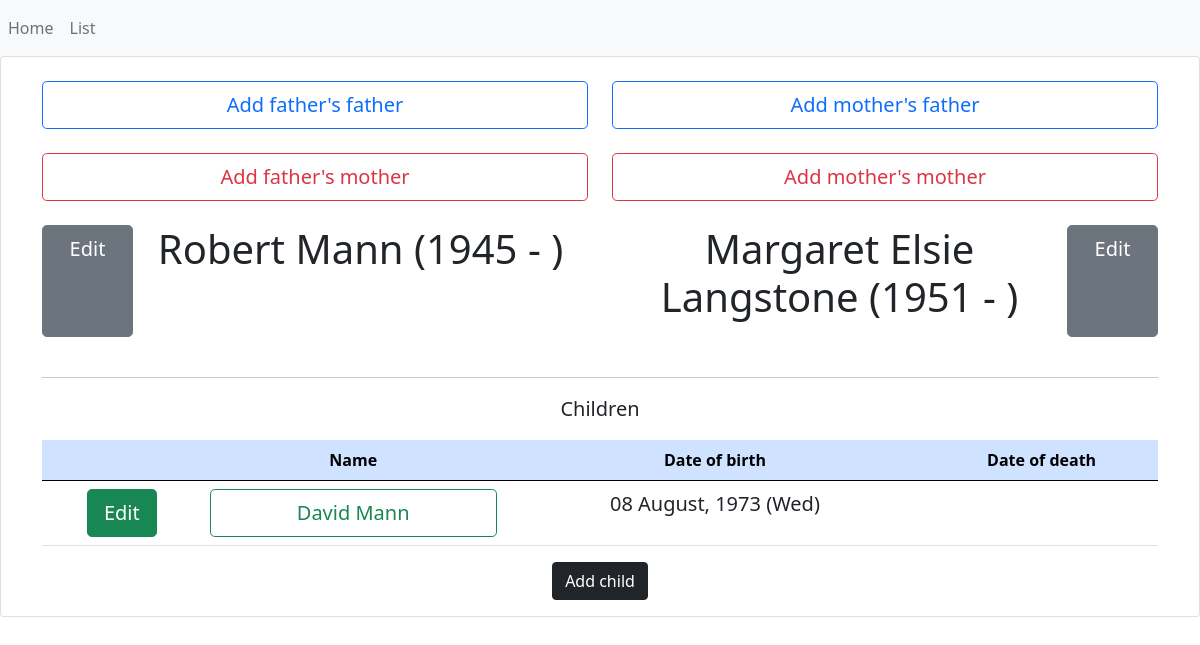
/family/2, run on the app's committed database.
### genealogy/models.py (models this page shows, shortened)
class Individual(db.Model):
    __tablename__ = "individual"
    id = db.Column(db.Integer, primary_key=True)
    forenames = db.Column(db.Text)
    surname = db.Column(db.Text)
    fullname = db.Column(db.Text)
    gender = db.Column(db.Text)
    dob = db.Column(db.Date)
    dod = db.Column(db.Date)
    age = db.Column(db.Integer)
    parents = db.relationship("Parents", secondary=FamilyLink.__table__)

### genealogy/individual/views.py (the view, shortened to what this page needs)
@app.route("/family/<parentsid>", methods=["GET", "POST"])
def show_family(parentsid):
    form = FamilyView()
    children = db.session.query(Individual) \
        .join(FamilyLink) \
        .filter(FamilyLink.parents_id == parentsid) \
        .filter(FamilyLink.individual_id == Individual.id)
    try:
        father = Individual.query.get(Parents.query.get(parentsid).father_id)
    except:
        father = None
    try:
        mother = Individual.query.get(Parents.query.get(parentsid).mother_id)
    except:
        mother = None
    try:
        patgrandfather = Individual.query.get(
            Individual.query.get(Parents.query.get(parentsid).father_id).parents[0].father_id)
    except:
        patgrandfather = None
    try:
        patgrandmother = Individual.query.get(
            Individual.query.get(Parents.query.get(parentsid).father_id).parents[0].mother_id)
    except:
        patgrandmother = None
    try:
        matgrandfather = Individual.query.get(
            Individual.query.get(Parents.query.get(parentsid).mother_id).parents[0].father_id)
    except:
        matgrandfather = None
    try:
        matgrandmother = Individual.query.get(
            Individual.query.get(Parents.query.get(parentsid).mother_id).parents[0].mother_id)
    except:
        matgrandmother = None
    return render_template("home.html", form=form, father=father, mother=mother, children=children,
                           patgrandfather=patgrandfather, patgrandmother=patgrandmother, matgrandfather=matgrandfather,
                           matgrandmother=matgrandmother)

### app.py (called while the page is built)
@app.template_filter()
def datedisplay(value, format='%d %B, %Y (%a)'):
    if value is None:
        return None
    return value.strftime(format)

### genealogy/individual/templates/home.html (shortened to what this page needs)
{% extends "base.html" %}
{% block content %}
<div class=class="container-fluid">
    <div class="card">
        <div class="card-deck mb-3 text-center">
            <form method="POST" class="col-md-12">
                <br>
                <div class="container">
                    <div class="row">
                        <div class="col-6 d-flex">
                            {% if patgrandfather %}
                            <a class="btn btn-primary btn-lg col-2" href="{{ url_for( 'edit', id=patgrandfather.id ) }}"
                               role="button">Edit</a>
                            <button type="submit" class="btn btn-outline-primary col-10 btn-lg"
                                    name="patgrandfatherfocus" value="focus">{% if patgrandfather.dob and patgrandfather.dod %}
                                {{ patgrandfather.fullname }} ({{ moment(patgrandfather.dob).format('YYYY') }} - {{ moment(patgrandfather.dod).format('YYYY') }})
                                {% elif patgrandfather.dob and patgrandfather.dod is none %}
                                {{ patgrandfather.fullname }} ({{ moment(patgrandfather.dob).format('YYYY') }} - )
                                {% elif patgrandfather.dob is none and patgrandfather.dod %}
                                {{ patgrandfather.fullname }} ( - {{ moment(patgrandfather.dod).format('YYYY') }})
                                {% elif patgrandfather.dob is none and patgrandfather.dod is none %}
                                {{ patgrandfather.fullname }} (    -    ){% endif %}</button>
                            {% elif father %}
                            <button type="button" class="btn btn-outline-primary col-12 btn-lg" data-bs-toggle="modal"
                                    data-bs-target="#addpatGrandfather">
                                Add father's father
                            </button>
                            {% endif %}
                        </div>
                        <div class="col-6 d-flex">
                            {% if matgrandfather %}
                            <button type="submit" class="btn btn-outline-primary col-10 btn-lg"
                                    name="matgrandfatherfocus" value="focus">{% if matgrandfather.dob and matgrandfather.dod %}
                                {{ matgrandfather.fullname }} ({{ moment(matgrandfather.dob).format('YYYY') }} - {{ moment(matgrandfather.dod).format('YYYY') }})
                                {% elif matgrandfather.dob and matgrandfather.dod is none %}
                                {{ matgrandfather.fullname }} ({{ moment(matgrandfather.dob).format('YYYY') }} - )
                                {% elif matgrandfather.dob is none and matgrandfather.dod %}
                                {{ matgrandfather.fullname }} ( - {{ moment(matgrandfather.dod).format('YYYY') }})
                                {% elif matgrandfather.dob is none and matgrandfather.dod is none %}
                                {{ matgrandfather.fullname }} (    -    ){% endif %}</button>
                            <a class="btn btn-primary btn-lg col-2" href="{{ url_for( 'edit', id=matgrandfather.id ) }}"
                               role="button">Edit</a>
                            {% elif mother %}
                            <button type="button" class="btn btn-outline-primary col-12 btn-lg" data-bs-toggle="modal"
                                    data-bs-target="#addmatGrandfather">
                                Add mother's father
                            </button>
                            {% endif %}
                        </div>
                    </div>
                    <br>
                    <div class="row">
                        <div class="col d-flex">
                            {% if patgrandmother %}
                            <a class="btn btn-danger btn-lg col-2" href="{{ url_for( 'edit', id=patgrandmother.id ) }}"
                               role="button">Edit</a>
                            <button type="submit" class="btn btn-outline-danger col-10 btn-lg"
                                    name="patgrandmotherfocus" value="focus">{% if patgrandmother.dob and patgrandmother.dod %}
                                {{ patgrandmother.fullname }} ({{ moment(patgrandmother.dob).format('YYYY') }} - {{ moment(patgrandmother.dod).format('YYYY') }})
                                {% elif patgrandmother.dob and patgrandmother.dod is none %}
                                {{ patgrandmother.fullname }} ({{ moment(patgrandmother.dob).format('YYYY') }} - )
                                {% elif patgrandmother.dob is none and patgrandmother.dod %}
                                {{ patgrandmother.fullname }} ( - {{ moment(patgrandmother.dod).format('YYYY') }})
                                {% elif patgrandmother.dob is none and patgrandmother.dod is none %}
                                {{ patgrandmother.fullname }} (    -    ){% endif %}</button>
                            {% elif father %}
                            <button type="button" class="btn btn-outline-danger col-12 btn-lg" data-bs-toggle="modal"
                                    data-bs-target="#addpatGrandmother">
                                Add father's mother
                            </button>
                            {% endif %}
                        </div>
                        <div class="col d-flex">
                            {% if matgrandmother %}
                            <button type="submit" class="btn btn-outline-danger col-10 btn-lg"
                                    name="matgrandmotherfocus" value="focus">{% if matgrandmother.dob and matgrandmother.dod %}
                                {{ matgrandmother.fullname }} ({{ moment(matgrandmother.dob).format('YYYY') }} - {{ moment(matgrandmother.dod).format('YYYY') }})
                                {% elif matgrandmother.dob and matgrandmother.dod is none %}
                                {{ matgrandmother.fullname }} ({{ moment(matgrandmother.dob).format('YYYY') }} - )
                                {% elif matgrandmother.dob is none and matgrandmother.dod %}
                                {{ matgrandmother.fullname }} ( - {{ moment(matgrandmother.dod).format('YYYY') }})
                                {% elif matgrandmother.dob is none and matgrandmother.dod is none %}
                                {{ matgrandmother.fullname }} (    -    ){% endif %}</button>
                            <a class="btn btn-danger btn-lg col-2" href="{{ url_for( 'edit', id=matgrandmother.id ) }}"
                               role="button">Edit</a>
                            {% elif mother %}
                            <button type="button" class="btn btn-outline-danger col-12 btn-lg" data-bs-toggle="modal"
                                    data-bs-target="#addmatGrandmother">
                                Add mother's mother
                            </button>
                            {% endif %}
                        </div>
                    </div>
                    <br>
                    <div class="row">
                        <div class="col d-flex">
                            {% if father %}
                            <a class="btn btn-secondary btn-lg col-2" href="{{ url_for( 'edit', id=father.id ) }}"
                               role="button">Edit</a>
                            {% if father.dob and father.dod %}
                            <p class="display-6 col-10">{{ father.fullname }} ({{ moment(father.dob).format('YYYY') }} - {{ moment(father.dod).format('YYYY') }})</p>
                            {% elif father.dob and father.dod is none %}
                            <p class="display-6 col-10">{{ father.fullname }} ({{ moment(father.dob).format('YYYY') }} - )</p>
                            {% elif father.dob is none and father.dod %}
                            <p class="display-6 col-10">{{ father.fullname }} ( - {{ moment(father.dod).format('YYYY') }})</p>
                            {% elif father.dob is none and father.dod is none %}
                            <p class="display-6 col-10">{{ father.fullname }} (    -    )</p>
                            {% endif %}
                            {% endif %}
                        </div>
                        <div class="col d-flex">
                            {% if mother %}
                            {% if mother.dob and mother.dod %}
                            <p class="display-6 col-10">{{ mother.fullname }} ({{ moment(mother.dob).format('YYYY') }} - {{ moment(mother.dod).format('YYYY') }})</p>
                            {% elif mother.dob and mother.dod is none %}
                            <p class="display-6 col-10">{{ mother.fullname }} ({{ moment(mother.dob).format('YYYY') }} - )</p>
                            {% elif mother.dob is none and mother.dod %}
                            <p class="display-6 col-10">{{ mother.fullname }} ( - {{ moment(mother.dod).format('YYYY') }})</p>
                            {% elif mother.dob is none and mother.dod is none %}
                            <p class="display-6 col-10">{{ mother.fullname }} (    -    )</p>
                            {% endif %}
                            <a class="btn btn-secondary btn-lg col-2" href="{{ url_for( 'edit', id=mother.id ) }}"
                               role="button">Edit</a>
                            {% endif %}
                        </div>
                    </div>
                    <br>
                    <hr />
                    <div class="row">
                        <div class="col-12">
                            <p class="lead">Children</p>
                        </div>
                    </div>
                    <table class="table">
                        <thead>
                        <tr class="table-primary">
                            <th scope="col"></th>
                            <th scope="col">Name</th>
                            <th scope="col">Date of birth</th>
                            <th scope="col">Date of death</th>
                        </tr>
                        </thead>
                        <tbody>
                        {% if children %}
                        {% for child in children %}
                        <tr>
                            <td><a class="btn btn-success btn-lg" href="{{ url_for( 'edit', id=child.id ) }}"
                                   role="button">Edit</a></td>
                            <td><button type="submit" class="btn btn-outline-success col-12 btn-lg"
                                        name="childfocus" value="{{ child.id }}">{{ child.fullname }}</button></td>
                            {% if child.dob %}
                            <td><p class="lead">{{ child.dob | datedisplay }}</p></td>
                            {% else %}
                            <td></td>
                            {% endif %}
                            {% if child.dod %}
                            <td><p class="lead">{{ child.dod | datedisplay }}</p></td>
                            {% else %}
                            <td></td>
                            {% endif %}
                        </tr>
                        </tbody>
                        {% endfor %}
                        {% endif %}
                    </table>
                    <button type="button" class="btn btn-dark" data-bs-toggle="modal" data-bs-target="#addChild">
                        Add child
                    </button>
                </div>
            </form>
        </div>
    </div>
</div>
{% endblock %}

### data on the page
Individual: fullname "Robert Mann", dob "1945"
Individual: fullname "Margaret Elsie Langstone", dob "1951"
Individual: {{ child.id }} 1 (drawn), fullname "David Mann", dob "08 August, 1973 (Wed)"
